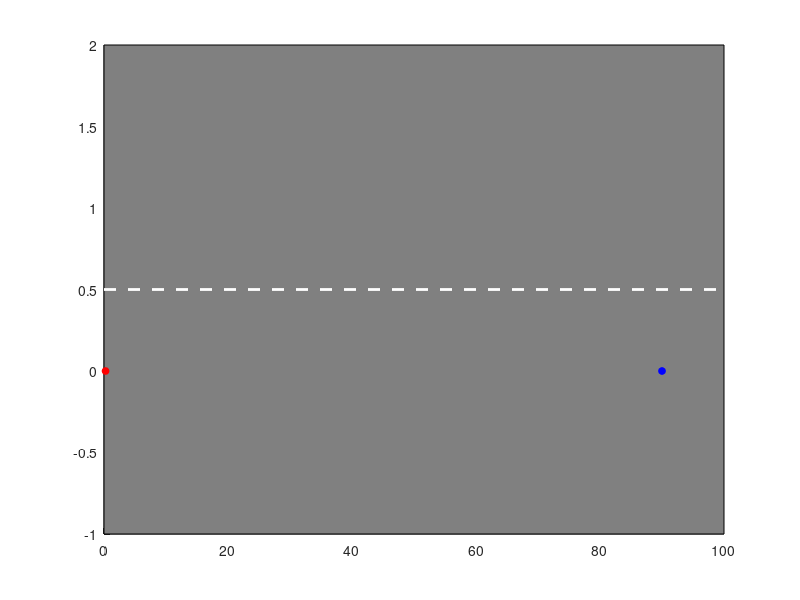

The MATLAB source for this figure: (Note: this script raises an error after producing the figure.)
%% Task 1
%% a)1. A hypothetical rear-end conflict situation 
v_sta = 25;
a_sta = -5;
v_lead = 0;
t_rt = 1.5;
x_min = (v_lead^2 - v_sta^2)/(2*a_sta);

%% b)
ttc =x_min/v_sta;

%% c)
x_new = 90;
x_thr = v_sta*t_rt + (v_lead^2 - v_sta^2)/(2*a_sta);

%% d)
initial_velocity_A = 25;  
deceleration_A = -5;      
distance_to_B = 90;       
time_step = 0.01;          
current_time = 0;         

position_A = 0;
position_B = distance_to_B;
TTC = 90/25;
x_dash = [0:0.1:1];
y_dash = 0.5;

figure;

while true
    
    current_time = current_time + time_step;
    
    if current_time <= 1.5
        velocity_A =  initial_velocity_A;
        position_A = position_A + initial_velocity_A * time_step;
        
    else
        velocity_A = velocity_A + deceleration_A * time_step;
        position_A = position_A + (velocity_A-deceleration_A*time_step+velocity_A)*0.5*time_step;
        
    end 
    
    if position_A > (position_B  + 0.05)
        break;
    end
    
    clf;
    hold on;
    fill([0,100,100,0],[-1,-1,2,2],[0.5, 0.5, 0.5]);
    line([0,100],[0.5,0.5],'linestyle','--','color','w','linewidth',2);
    plot(position_A, 0, 'ro-', 'MarkerSize', 5,'MarkerFaceColor','r'); 
    plot(position_B, 0, 'bo-', 'MarkerSize', 5','MarkerFaceColor','b'); 
    txt = ["time = "+roundn(current_time,-1)+'s',"distance driven = "+roundn(position_A,-1)+"m", "distance to obstacle = "+roundn((90 - position_A),-1)+"m","TTC = "+roundn((90-position_A)/velocity_A,-1)+"s"];
    text(10,-3,txt);
    xlim([0, distance_to_B + 10]); 
    ylim([-5, 5]); 
    title('Active Safety Project: Rear-end scenario');
    legend('','','Car A', 'Car B');
    grid on;
    

    drawnow;
    
    
     %pause(0.1);
end



pause;


close;
%% Task 2
clc; clear;close all;
load("RadarData.mat");
%Create a new structure
fields = {'RadarRange','RadarRangeRate','RadarAccel','VehicleSpeed','VehicleYawRate','TestPerson','RadarTime','VehicleTime','FileName'};
new_data = struct([]);

index_new = 1;
for i = 1:length(RadarData)
    if ~all(isnan(RadarData(i).RadarRange)) %Remove only NaNs in the radar range data)
        new_data(index_new).RadarRange = RadarData(i).RadarRange;
        new_data(index_new).RadarRangeRate = RadarData(i).RadarRangeRate;
        new_data(index_new).RadarAccel = RadarData(i).RadarAccel;
        new_data(index_new).VehicleSpeed = RadarData(i).VehicleSpeed;
        new_data(index_new).VehicleYawRate = RadarData(i).VehicleYawRate;
        new_data(index_new).TestPerson = RadarData(i).TestPerson;
        new_data(index_new).RadarTime = RadarData(i).RadarTime-0.2;%Synchronize the radar and vehicle kinematics time
        new_data(index_new).VehicleTime = RadarData(i).VehicleTime;
        new_data(index_new).FileName = RadarData(i).FileName;

        index_new = index_new + 1;
    end
end
%% Integral range
for i = 1:length(new_data)
    for j = 1:length(new_data)             
        new_data(j).RadarRangeIntegral = cumtrapz(new_data(j).VehicleTime,-(new_data(j).VehicleSpeed)); % integrating speed to get range
        new_data(j).offset = new_data(j).RadarRangeIntegral(1:length(new_data(j).RadarRange))-new_data(j).RadarRange; % find offset
        new_data(j).RadarRange_re = new_data(j).RadarRangeIntegral- mean(new_data(j).offset(~isnan(new_data(j).offset))); % offest by mean value to match original data
    end
end


%% Create the structure that saves the results /changed
results = struct('Participant',[], 'Meanacceleration', [],'Minimumacceleration',[], ...
                 'Speedatbrakeonset', [],'Rangeatbrakeonset', [], ...
                   'TTCatbrakeonset', []);

for i = 1:length(new_data)
    
    acc = [];
    %Calculate acceleration a = delta V / delta T
    for j = 2:length(new_data(i).VehicleSpeed)
        acc(j-1) = (new_data(i).VehicleSpeed(j)-new_data(i).VehicleSpeed(j-1))/(new_data(i).VehicleTime(j)-new_data(i).VehicleTime(j-1));
    end
    if isempty(find(acc < -1.4)) == 0 %Restricte brake conditions
        new_data(i).Brake = 1;        %According to the acceleration limit braking conditions, 
                                      %when there is a brake assigned to 1, and otherwise assigned to 0
    else
        new_data(i).Brake = 0;
    end
    if new_data(i).Brake ==1
        start_i = find(acc < -1.4, 1); %Find the braking process and record brake start time
        end_i1 = find(acc < 0);
        end_i2 = find(new_data(i).VehicleSpeed < 0.3);
        end_i3 = intersect(end_i2,end_i1);
        end_i4 = find(end_i3 > start_i); %Find the end time of braking, when the acceleration is less than 0 and the speed is less than 0.3
        if ~all(isnan(end_i4)) && ~any(isnan(new_data(i).RadarRange(start_i))) %Filter out some data based on radar range data
            figure(i)
            end_i = end_i3(end_i4(1));
            avg_acceleration = (new_data(i).VehicleSpeed(end_i) - new_data(i).VehicleSpeed(start_i))/(new_data(i).VehicleTime(end_i) - new_data(i).VehicleTime(start_i));%Calculate the average acceleration a = V2-V1 / T2-T1
            min_acceleration = min(acc(start_i:end_i));%Calculate the minimum acceleration
            results(i).Participant = new_data(i).TestPerson;
            results(i).Meanacceleration = avg_acceleration;
            results(i).Minimumacceleration = min_acceleration;
            results(i).Speedatbrakeonset = new_data(i).VehicleSpeed(start_i);
            results(i).Rangeatbrakeonset = new_data(i).RadarRange(start_i);      
            results(i).TTCatbrakeonset = results(i).Rangeatbrakeonset/new_data(i).VehicleSpeed(start_i);

            plot(new_data(i).VehicleTime,new_data(i).VehicleSpeed);
            % plot(new_data(i).RadarTime,new_data(i).RadarRange)
            xline(new_data(i).VehicleTime(start_i),'--');
            xline(new_data(i).VehicleTime(end_i),'--');
            xlabel('Time[s]')
            ylabel('V [m/s]')
        else %Remove the case where start point of the radar range data is an empty set
            avg_acceleration = [];
            min_acceleration = [];
            results(i).Participant = new_data(i).TestPerson;
            results(i).Meanacceleration = avg_acceleration;
            results(i).Minimumacceleration = min_acceleration;
            results(i).Speedatbrakeonset = [];
            results(i).Rangeatbrakeonset = [];       
            results(i).TTCatbrakeonset = [];
        end
        
       
    end
end
results_table = struct2table(results);
table_test = table2array(results_table);
%By viewing the images, the three sets of data which did not meet the requirements were removed manually (39, 27,20)
remove_row_test = [39, 27, 20];
table_test(remove_row_test, :) = [];
%Remove data with NaN values
[num_rows, ~] = size(table_test);
empty_rows = [];
for i = 1:num_rows
    value = table_test{i, 2};
    
    if isempty(value)
        empty_rows = [empty_rows, i];
    end
end

table_test(empty_rows, :) = [];
table_test = array2table(table_test);

old_table_test_name = {'table_test1','table_test2','table_test3','table_test4','table_test5','table_test6'};
new_table_test_name = {'Participant', 'Mean acceleration [m/s^2]','Minimum acceleration [m/s^2]', ...
                                          'Speed at brakeonset [m/s]','Range at brake onset [m]', ...
                                            'TTC at brake onset [s]'};
table_test = renamevars(table_test,old_table_test_name,new_table_test_name);



%% Plot
plot(new_data(6).VehicleTime(10:106),new_data(6).VehicleSpeed(10:106),'LineWidth',1);
hold on;
plot(new_data(6).VehicleTime(10:106),new_data(6).VehicleYawRate(10:106),'LineWidth',1);
hold on;
plot(new_data(6).RadarTime(10:106),new_data(6).RadarRange(10:106),'LineWidth',1);
hold on;
plot(new_data(6).RadarTime(10:106),-new_data(6).RadarRangeRate(10:106),'LineWidth',1);
hold on;
plot(new_data(6).VehicleTime(10:106),new_data(6).RadarRange_re(10:106),'LineWidth',1);
xline(1604,'--');
text(1604,30,'Start brake');
xline(1612,'--');
text(1612,20,'End brake');
legend('Vehicle Speed','Vehicle Yaw Rate','Radar Range','Radar Range Rate','Radar Range Rebuild')
xlabel('Time[s]');

%% Task 3
clc;clear;
load('TableTask2.mat');

participant = SafetyMetricsTable.Test_person;
speed = SafetyMetricsTable.Speed_BO.*3.6;
ttc = SafetyMetricsTable.TTC_BO;
c = participant;
min_acc = SafetyMetricsTable.Min_acc;
mean_acc = SafetyMetricsTable.Mean_acc;

figure(1)
% scatter(speed,ttc,'Weight', ['1','2','3','4'], c,'filled');
% legend;
% xlabel('Speed at brake onset [km/h]');
% ylabel('TTC at brake onset [s]');
gscatter(speed,ttc,c);
xlabel('Speed at brake onset [km/h]');
ylabel('TTC at brake onset [s]');


figure(2)
histogram(ttc);
per = prctile(ttc,[50,95]);
xlabel('TTC at brake onset [s]');
ylabel('Frequency');

figure(3)
subplot(1,2,1)
histogram(mean_acc);
xlabel('Mean acceleration [m/s^2]');
ylabel('Frequency');
subplot(1,2,2)
histogram(min_acc);
xlabel('Minimum acceleration [m/s^2]');
ylabel('Frequency');

%% Task 4
%% Test AEB acc 
AEB_range_rate = ((10:5:80)/3.6);
range = (100:-1:1);
for i = 1:length(AEB_range_rate)
    for j = 1:length(range)
        [act_new(i,j)] = AEB_new(range(j) , AEB_range_rate(i));
        if act_new(i,j) == 1
            dis_acc(i,j) = range(j);
            vel_acc(i,j) = AEB_range_rate(i);
            rem_dis_acc(i,j) = dis_acc(i,j) - (vel_acc(i,j)^2)/18;
        else
            dis_acc(i,j) = 0;
            vel_acc(i,j) = 0;   
            rem_dis_acc(i,j) = 0;
        end
    end
end

%% Test AEB ttc 
AEB_range_rate = (10:5:80)/3.6;
range = 100:-0.01:1;
for i = 1:length(AEB_range_rate)
    for j = 1:length(range)
        [activate_new(i,j)] = AEB_ttc_new(range(j) , AEB_range_rate(i));
        if activate_new(i,j) == 1
            dis_new(i,j) = range(j);
            vel_new(i,j) = AEB_range_rate(i);
            ttc_new(i,j) = range(j)/AEB_range_rate(i);
            rem_dis_new(i,j) = dis_new(i,j) - (vel_new(i,j)^2)/18;           
        else
            dis_new(i,j) = 0;
            vel_new(i,j) = 0;
            ttc_new(i,j) = 0;
            rem_dis_new(i,j) = 0;
        end

    end
end
%% find non 0
[aa,bb] = size(rem_dis_new);
for i = 1:aa
    for j = 1:bb
        if rem_dis_new(i, j) ~= 0
            result_rem(i) = rem_dis_new(i, j);
            break;
        end

    end
end

for i = 1:aa
    for j = 1:bb
        if dis_new(i, j) ~= 0
            result_dis(i) = dis_new(i, j);
            break;
        end

    end
end




%% Test FCW
clc;clear

fcw_threshold = set_threshold(5:-0.1:1, (80:-5:55)/3.6);

lower_threshold = set_threshold(5:-0.1:1, 55/3.6);
%% Visualization FCW ttc 
clc;clear
close all;
initial_va = 90/3.6;
velocity_A = 90/3.6;  
deceleration_A = -5;      
distance_to_B = 200;       
time_step = 0.1;          
current_time = 0;         
fcw_threshold = 4.1;

position_A = 0;
position_B = 200;
x_dash = 0:0.1:1;
y_dash = 0.5;



figure(1)
a = 0;

flag_fcw = 0;
position_A_values = [];
Time_value = [];
vel_FCW = [];


while true
    if flag_fcw == 0
        if FCW_ttc(distance_to_B, velocity_A, fcw_threshold)==1
            plot([position_A,position_A],[-6,6],'--r');
            flag_fcw = 1;
            time_fcw = current_time;
            a = position_A;
            
            
        end
        current_time = current_time + time_step;
        position_A = position_A + velocity_A*time_step;
        distance_to_B = position_B - position_A;
    else
        if (current_time - time_fcw) <= 1.5
            current_time = current_time + time_step;
            position_A = position_A + velocity_A*time_step;
            distance_to_B = position_B - position_A;
        else
            current_time = current_time + time_step;
            velocity_A = velocity_A + deceleration_A*time_step;
            position_A = position_A + (velocity_A + velocity_A-deceleration_A*time_step)*time_step*0.5;
            distance_to_B = position_B - position_A;
        end

    end
    position_A_values = [position_A_values, position_A];
    Time_value = [Time_value, current_time];
    vel_FCW = [vel_FCW,velocity_A];
    if velocity_A <= 0.01 
        break;
    end
    clf;
    hold on;
    fill([0,210,210,0],[-1,-1,2,2],[0.5, 0.5, 0.5]);
    line([0,210],[0.5,0.5],'linestyle','--','color','w','linewidth',2);
    plot(position_A, 0, 'ro-', 'MarkerSize', 5,'MarkerFaceColor','r'); 
    plot(position_B, 0, 'bo-', 'MarkerSize', 5','MarkerFaceColor','b'); 
    txt = ["time = "+roundn(current_time,-1)+'s',"distance driven = "+roundn(position_A,-1)+"m", "distance to obstacle = "+roundn((200 - position_A),-1)+"m","TTC = "+roundn((200-position_A)/velocity_A,-1)+"s"];
    text(10,-3,txt);
    xlim([0, 200 + 10]); 
    ylim([-5, 5]); 
    title('Active Safety Project: Rear-end scenario');
    legend('','','Car A', 'Car B');
    grid on;
    line_fcw = plot([a,a],[2,6],'--r');
    text_fcw = text(a,4,'FCW agg.');



    drawnow;
end

%% Visualization AEB acc 
position_A_values = [];
Time_value = [];
clear;
clc;
clc;clear
close all;
initial_va = 90/3.6;
velocity_A = 90/3.6;        
distance_to_B = 200;       
time_step = 0.1;          
current_time = 0;         
fcw_threshold = 4.1;

position_A = 0;
position_B = 200;
x_dash = 0:0.1:1;
y_dash = 0.5;


figure(2)
flag_aeb = 0;
flag_fcw = 0;
flag_fcw_con = 0;
flag_aeb_acc = 0;
a = 0;
b = 0;
c = 0;
d = 0;
aeb_dec = -9;
AEB_Postion = [];
Time_AEB = [];
Vel_AEB = [];

while true
    if flag_fcw == 0
        if FCW_ttc(distance_to_B, velocity_A, fcw_threshold)==1            
            flag_fcw = 1;        
            a = position_A;
        end
    end

    if flag_fcw_con == 0
        if FCW_ttc(distance_to_B, velocity_A, fcw_threshold + 2.5)==1            
            flag_fcw_con = 1;        
            d = position_A;
        end
    end


    if flag_aeb == 0
        if AEB_ttc_new(distance_to_B, velocity_A)==1
            
            flag_aeb = 1;
            b = position_A;
                  
        end
    end


    if flag_aeb_acc == 0
        if AEB_new(distance_to_B, velocity_A)==1            
            flag_aeb_acc = 1;        
            c = position_A;
        end

        current_time = current_time + time_step;
        position_A = position_A + velocity_A*time_step;
        distance_to_B = position_B - position_A;
    else
        current_time = current_time + time_step;
        velocity_A = velocity_A + aeb_dec*time_step;
        position_A = position_A + (velocity_A + velocity_A-aeb_dec*time_step)*time_step*0.5;
        distance_to_B = position_B - position_A;

    end

    AEB_Postion = [AEB_Postion, position_A];
    Time_AEB = [Time_AEB, current_time];
    Vel_AEB = [Vel_AEB, velocity_A];

    if velocity_A <= 0.01 
        break;
    end

    clf;
    hold on;
    fill([0,210,210,0],[-1,-1,2,2],[0.5, 0.5, 0.5]);
    line([0,210],[0.5,0.5],'linestyle','--','color','w','linewidth',2);
    plot(position_A, 0, 'ro-', 'MarkerSize', 5,'MarkerFaceColor','r'); 
    plot(position_B, 0, 'bo-', 'MarkerSize', 5','MarkerFaceColor','b'); 
    txt = ["time = "+roundn(current_time,-1)+'s',"distance driven = "+roundn(position_A,-1)+"m", "distance to obstacle = "+roundn((200 - position_A),-1)+"m","TTC = "+roundn((200-position_A)/velocity_A,-1)+"s"];
    text(10,-3,txt);
    xlim([0, 200 + 10]); 
    ylim([-5, 5]); 
    title('Active Safety Project: Rear-end scenario');
    legend('','','Car A', 'Car B');
    grid on;
    line_aeb = plot([b,b],[2,6],'--r');
    text_aeb = text(b,4,'AEB ttc.');
    text_fcw = text(a,4,'FCW agg.');
    line_fcw = plot([a,a],[2,6],'--r');
    text_aeb_acc = text(c,-4,'AEB dec.');
    line_aeb_acc = plot([c,c],[-6,-1],'--r');
    text_fcw_con = text(d,4,'FCW con.');
    line_fcw_con = plot([d,d],[2,6],'--r');



    drawnow;
end




%% Plot posi
load('vel_AEB.mat');
load('vel_FCW.mat');
load('Time_AEB.mat');
load('Time_FCW.mat');
load('AEB_Posi.mat');
load('FCW_Posi.mat');
plot(Time_AEB,(200-AEB_Postion),'LineWidth',1)
hold on;
plot(Time_value,(200-position_A_values),'LineWidth',1)
hold on;
plot([0,8],[200,0],'LineWidth',1)


line([3.9,3.9],[0,200],'linestyle','--');
text(3.9,180,'FCW aggr.');
line([4,4],[0,200],'linestyle','--');
text(4,120,'Brake.');
line([1.4,1.4],[0,200],'linestyle','--');
text(1.4,180,'FCW con.');
line([2.9,2.9],[0,200],'linestyle','--');
text(2.9,160,'React');
line([6.7,6.7],[0,200],'linestyle','--');
text(6.7,160,'AEB');
line([8,8],[0,200],'linestyle','--');
text(8,120,'Crash');
legend('AEB activates','FCW activates','No reaction')
xlabel('Time [s]');
ylabel('Distance to lead vehicle [m]');
ylim([0,200]);



%% Plot speed
plot(Time_AEB,Vel_AEB,'LineWidth',2)
hold on;
plot(Time_value,vel_FCW,'LineWidth',2)
hold on;
plot([0,8],[25,25],'LineWidth',2,'Color',[0,0,0])
plot([8,8],[25,0],'LineWidth',2,'Color',[0,0,0])
ylim([0,25]);

line([3.9,3.9],[0,25],'linestyle','--');
text(3.9,20,'FCW aggr.');
line([4,4],[0,25],'linestyle','--');
text(4,15,'Brake.');
line([1.4,1.4],[0,25],'linestyle','--');
text(1.4,20,'FCW con.');
line([2.9,2.9],[0,25],'linestyle','--');
text(2.9,12,'React');
line([6.7,6.7],[0,25],'linestyle','--');
text(6.7,12,'AEB');
line([8,8],[0,25],'linestyle','--');
text(8,12,'Crash');
legend('AEB activates','FCW activates','No reaction')
xlabel('Time [s]');
ylabel('Speed [m/s]');




%% AEB ACC
function [activate] = AEB_new(range , rangeRate)

    acc = -(rangeRate^2)/(2*range);

        if acc <= -7
            activate = 1;
        else
            activate = 0;
        end
end
%% set threshold
function [threshold] = set_threshold(ttc_set, speed_set)
threshold = inf;
for ttc = ttc_set
    crash = 0;
    for speed = speed_set
            if crash == 0
                for range = 100:-1:1
                    if FCW_ttc(range, speed, ttc)==1
                        res_range = range-(1.2*speed+speed^2/(2*4));
                        if res_range < 0 
                            crash = 1;
                        end
                        break;
                    end
                end
            else
                break;
            end
    end
    if crash == 0
        threshold = min(threshold, ttc);
    end
end
end
%% FCW ttc
function [activate] = FCW_ttc(range, rangeRate, threshold)
    system_activated = false;    
    ttc = range/rangeRate;
    
    if ttc < threshold
        system_activated = true;
    end
    if system_activated
        activate = 1;
    else
        activate = 0;
    end
end
%% AEB TTC
function [activate] = AEB_ttc_new(range , rangeRate)
AEB_TTC_low = 0.62;% v = 40 a = -9  min ttc
AEB_TTC_high = 1.3;% v = 80 a = -9  min ttc
AEB_TTC = range/rangeRate;

    if rangeRate < 40/3.6
        if AEB_TTC <= AEB_TTC_low
            activate = 1;
      
        else
            activate = 0;        
        end
    end
    if rangeRate >= 40/3.6
        if AEB_TTC <= AEB_TTC_high
            activate = 1;            
        else
            activate = 0;
            
        end
    end
    
end

